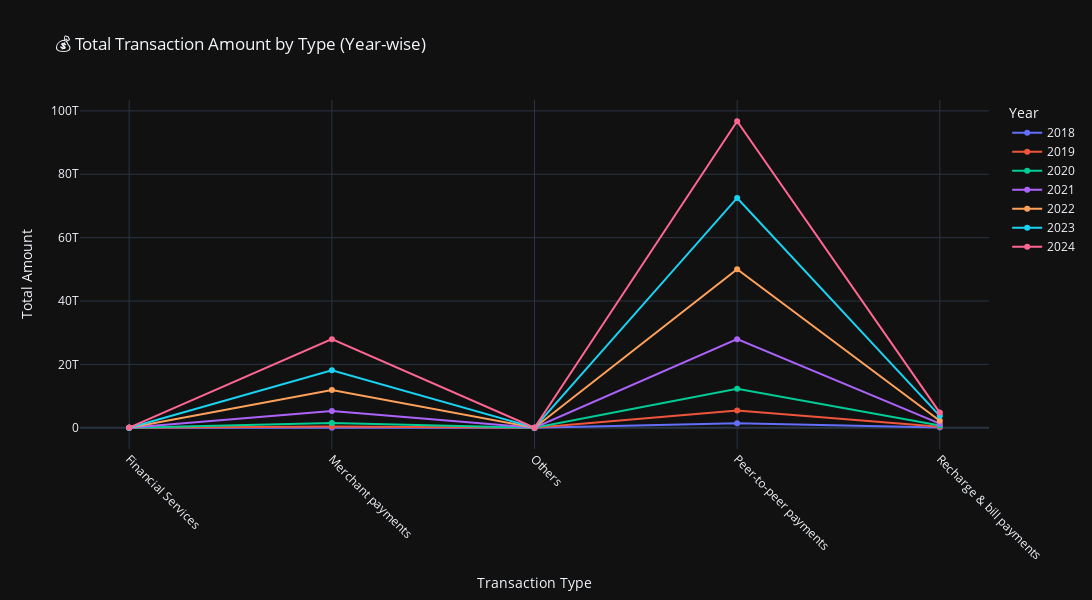

Source (notebook cell):
### Code cell
import pandas as pd
import plotly.express as px

# Load your dataset
df = pd.read_csv("cleaned_data/aggregated_transaction.csv")  # Update path if needed

# 🧼 Clean columns
df.columns = df.columns.str.strip().str.lower()

# 🧠 Group by year + name and sum the amount
df_grouped = df.groupby(["year", "name"])["amount"].sum().reset_index()

# 📈 Line plot with one line per year, x-axis = name (transaction type)
fig = px.line(
    df_grouped,
    x="name",
    y="amount",
    color="year",                # One line per year
    markers=True,
    title="💰 Total Transaction Amount by Type (Year-wise)",
    template="plotly_dark"
)

fig.update_layout(
    xaxis=dict(title="Transaction Type", tickangle=45),
    yaxis=dict(title="Total Amount"),
    legend_title="Year",
    width=1100,
    height=600
)

# Show plot
fig.show()

# Optional: Save to PNG (requires kaleido)
fig.write_image("outputs/transaction_amount_by_type_per_year.png")

### Figure 1 — Plotly figure (JSON) as saved in the notebook; plotly's stock layout.template omitted (floating-point values rounded to 4 significant figures)
{"data": [{"hovertemplate": "year=2018<br>name=%{x}<br>amount=%{y}<extra></extra>", "legendgroup": "2018", "line": {"color": "#636efa", "dash": "solid"}, "marker": {"symbol": "circle"}, "mode": "lines+markers", "name": "2018", "orientation": "v", "showlegend": true, "type": "scatter", "x": ["Financial Services", "Merchant payments", "Others", "Peer-to-peer payments", "Recharge & bill payments"], "xaxis": "x", "y": [3753000000.0, 56640000000.0, 19920000000.0, 1433000000000.0, 109800000000.0], "yaxis": "y"}, {"hovertemplate": "year=2019<br>name=%{x}<br>amount=%{y}<extra></extra>", "legendgroup": "2019", "line": {"color": "#EF553B", "dash": "solid"}, "marker": {"symbol": "circle"}, "mode": "lines+markers", "name": "2019", "orientation": "v", "showlegend": true, "type": "scatter", "x": ["Financial Services", "Merchant payments", "Others", "Peer-to-peer payments", "Recharge & bill payments"], "xaxis": "x", "y": [2318000000.0, 411400000000.0, 23970000000.0, 5489000000000.0, 350200000000.0], "yaxis": "y"}, {"hovertemplate": "year=2020<br>name=%{x}<br>amount=%{y}<extra></extra>", "legendgroup": "2020", "line": {"color": "#00cc96", "dash": "solid"}, "marker": {"symbol": "circle"}, "mode": "lines+markers", "name": "2020", "orientation": "v", "showlegend": true, "type": "scatter", "x": ["Financial Services", "Merchant payments", "Others", "Peer-to-peer payments", "Recharge & bill payments"], "xaxis": "x", "y": [8458000000.0, 1548000000000.0, 14220000000.0, 12330000000000.0, 744100000000.0], "yaxis": "y"}, {"hovertemplate": "year=2021<br>name=%{x}<br>amount=%{y}<extra></extra>", "legendgroup": "2021", "line": {"color": "#ab63fa", "dash": "solid"}, "marker": {"symbol": "circle"}, "mode": "lines+markers", "name": "2021", "orientation": "v", "showlegend": true, "type": "scatter", "x": ["Financial Services", "Merchant payments", "Others", "Peer-to-peer payments", "Recharge & bill payments"], "xaxis": "x", "y": [16300000000.0, 5271000000000.0, 27240000000.0, 27970000000000.0, 1317000000000.0], "yaxis": "y"}, {"hovertemplate": "year=2022<br>name=%{x}<br>amount=%{y}<extra></extra>", "legendgroup": "2022", "line": {"color": "#FFA15A", "dash": "solid"}, "marker": {"symbol": "circle"}, "mode": "lines+markers", "name": "2022", "orientation": "v", "showlegend": true, "type": "scatter", "x": ["Financial Services", "Merchant payments", "Others", "Peer-to-peer payments", "Recharge & bill payments"], "xaxis": "x", "y": [18690000000.0, 11950000000000.0, 29220000000.0, 50050000000000.0, 2227000000000.0], "yaxis": "y"}, {"hovertemplate": "year=2023<br>name=%{x}<br>amount=%{y}<extra></extra>", "legendgroup": "2023", "line": {"color": "#19d3f3", "dash": "solid"}, "marker": {"symbol": "circle"}, "mode": "lines+markers", "name": "2023", "orientation": "v", "showlegend": true, "type": "scatter", "x": ["Financial Services", "Merchant payments", "Others", "Peer-to-peer payments", "Recharge & bill payments"], "xaxis": "x", "y": [30590000000.0, 18130000000000.0, 27280000000.0, 72520000000000.0, 3780000000000.0], "yaxis": "y"}, {"hovertemplate": "year=2024<br>name=%{x}<br>amount=%{y}<extra></extra>", "legendgroup": "2024", "line": {"color": "#FF6692", "dash": "solid"}, "marker": {"symbol": "circle"}, "mode": "lines+markers", "name": "2024", "orientation": "v", "showlegend": true, "type": "scatter", "x": ["Financial Services", "Merchant payments", "Others", "Peer-to-peer payments", "Recharge & bill payments"], "xaxis": "x", "y": [61920000000.0, 27980000000000.0, 32430000000.0, 96740000000000.0, 4810000000000.0], "yaxis": "y"}], "layout": {"height": 600, "legend": {"title": {"text": "Year"}, "tracegroupgap": 0}, "title": {"text": "💰 Total Transaction Amount by Type (Year-wise)"}, "width": 1100, "xaxis": {"anchor": "y", "domain": [0, 1], "tickangle": 45, "title": {"text": "Transaction Type"}}, "yaxis": {"anchor": "x", "domain": [0, 1], "title": {"text": "Total Amount"}}}}
